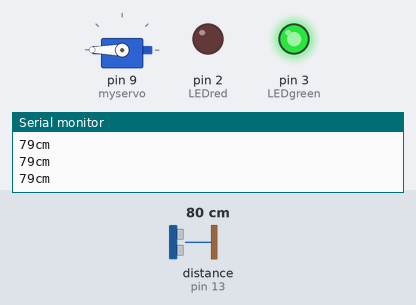
This sketch was run on a simulated Arduino Uno, built with avr-gcc and run on an emulated ATmega328P. Shown: servo, output pins drawn as LEDs (lit = HIGH), the last lines printed to the serial monitor. Wiring (inferred from the names in the program): ultrasonic range finder: trigger pin 12; echo pin 13. The inputs (shaded band) are chosen by the test bench; at power-on: distance to the obstacle (sensor on pin 13) 80 cm. The echo pulse lasts 58.3 µs per cm; pins used as bus, display or sensor lines are not drawn.

Above: at 1.2 s.
1.3 s: distance to the obstacle (sensor on pin 13) set to 120 cm
At 2.4 s:
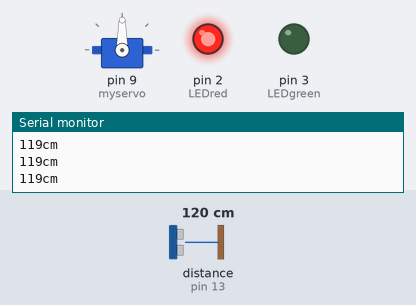
2.8 s: distance to the obstacle (sensor on pin 13) set to 2 cm
At 3.5 s:
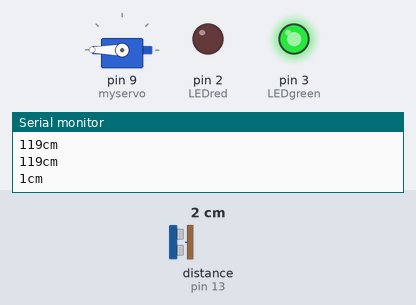
4.6 s: distance to the obstacle (sensor on pin 13) set to 250 cm
At 5.5 s:
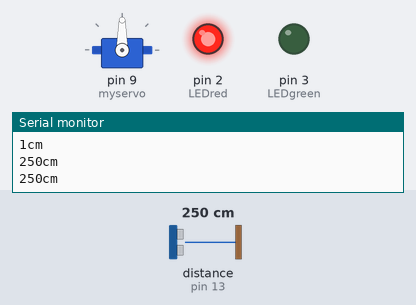
Timing chart, 0 to 7.6 s (numbered marks = the images above; inputs shaded):
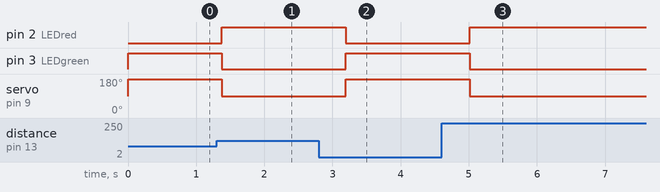

Measured:
- after the input at 1.3 s, pin 2 (LEDred): LOW → HIGH after 0.07 s; pin 3 (LEDgreen): HIGH → LOW after 0.07 s; servo on pin 9 (myservo): 180° → 90° after 0.07 s
- after the input at 2.8 s, pin 2 (LEDred): HIGH → LOW after 0.40 s; pin 3 (LEDgreen): LOW → HIGH after 0.40 s; servo on pin 9 (myservo): 90° → 180° after 0.40 s
- after the input at 4.6 s, pin 2 (LEDred): LOW → HIGH after 0.42 s; pin 3 (LEDgreen): HIGH → LOW after 0.42 s; servo on pin 9 (myservo): 180° → 90° after 0.42 s

The sketch:

Automatic_water_controller.ino
```cpp
#include <NewPing.h>
#include <Servo.h>
#define trigPin 12
#define echoPin 13
#define MAX_DISTANCE 50
NewPing sonar(trigPin, echoPin, MAX_DISTANCE);
int LEDgreen = 3;
int LEDred = 2;
Servo myservo;

void setup() {
Serial.begin (115200);
pinMode(trigPin, OUTPUT);
pinMode(echoPin, INPUT);
pinMode(LEDred, OUTPUT);
pinMode(LEDgreen, OUTPUT);
myservo.attach(9);
}

void loop() {
int duration, distance, position=0, i;
digitalWrite(trigPin, LOW);
delayMicroseconds(2);
digitalWrite(trigPin, HIGH);
delayMicroseconds(10);
digitalWrite(trigPin, LOW);
duration = pulseIn(echoPin, HIGH);
distance = (duration/2) / 29.1;
Serial.print(distance);
Serial.println("cm");

if(distance<=100)
{

digitalWrite(LEDred, LOW);
digitalWrite(LEDgreen, HIGH);
myservo.write(180);
}

else{
digitalWrite(LEDgreen, LOW);
digitalWrite(LEDred, HIGH);
myservo.write(90);
}
delay(450);
}
```
